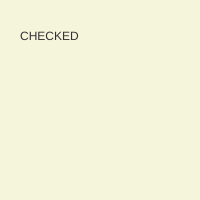
Frame 1 (no input)
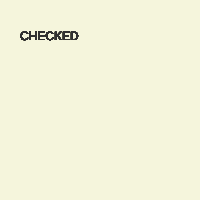
Frame 60 (no input)
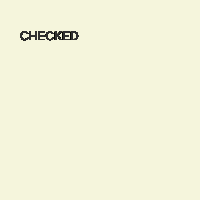
Frame 120 (the mouse pressed at the canvas centre since frame 60)

The p5.js sketch that drew these frames (run headless with seeded random() and noise() and a simulated clock; from frame 60 on, the mouse is pressed at the canvas centre):

// p5.js sketch
// ── sketch.js


let slider1;
let button1;
let checkbox1;
let radio1;
let select1;
let entry1;

function setup() {
  createCanvas(200, 200);
  background("beige");

  checkbox1 = createCheckbox("Check me");

  createP(); 
  createSpan("What's your name? "); 

  entry1 = createInput();
  
  entry1.changed(entryCallback);

  createP();

 
  slider1 = createSlider(10, 200);

  button1 = createButton("Press me"); 
  button1.mouseClicked(button1Clicked);

  createP();

  radio1 = createRadio();

  
  radio1.option(1, "cranberries");
  radio1.option(2, "almonds");
  radio1.option(3, "gouda");

  radio1.value("1"); 

  createP(); 

  select1 = createSelect();
 
  select1.option("Sans-serif");
  select1.option("Serif");
  select1.option("Fantasy");
  
  select1.changed(select1Changed);
}

function draw() {
  
  let gray = slider1.value();
  fill(gray);

  
  if ((mouseX < width / 3) &&
    (mouseY < height / 3)) {
    checkbox1.checked(true);
  }
  
  if (checkbox1.checked()) {
    text("CHECKED", 20, 40);
  }

  switch (radio1.value()) {
    
    case "1":
      rect(0, 0, width, 50);
      break;
    case "2":
      rect(0, 70, width, 50);
      break;
    case "3":
      rect(0, 140, width, 50);
      break;
  }
}


function button1Clicked() {
  
  slider1.value(200);
}



function select1Changed() {
  switch (select1.value()) {
    case "Sans-serif":
      textFont("sans-serif");
      break;
    case "Serif":
      textFont("serif");
      break;
    case "Fantasy":
      textFont("fantasy");
      break;
  }
}


function entryCallback() {
  for (let i = 0; i < 25; i++) {
    text(entry1.value(), random(width),
          random(height));
  }

}

function mouseClicked() {
  console.log("button1?", button1.value());
  console.log("checkbox1?", checkbox1.value());
 
  checkbox1.value("Check again");
  button1.value("clicked?");
}

function keyTyped() {
  switch (key) {
    case "r":
     
      slider1.value(100);
      break;
  }
}
